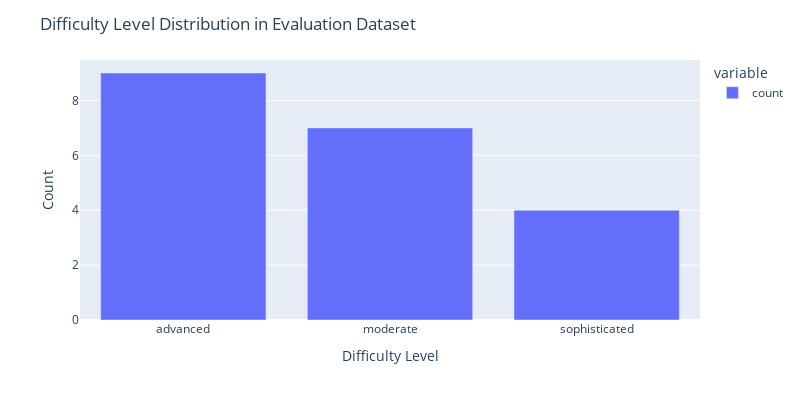

Notebook code for this chart:
### Code cell
# distrubution of difficulty levels in the evaluation dataset
fig_difficulty = px.bar(dataset_req_eval.to_pandas()["difficulty_level"].value_counts())
fig_difficulty.update_layout(
    width=800,
    height=400,
    title="Difficulty Level Distribution in Evaluation Dataset",
    xaxis_title="Difficulty Level",
    yaxis_title="Count",
)

### Figure 1 — Plotly figure (JSON) as saved in the notebook; plotly's stock layout.template omitted (floating-point values rounded to 4 significant figures)
{"data": [{"hovertemplate": "variable=count<br>difficulty_level=%{x}<br>value=%{y}<extra></extra>", "legendgroup": "count", "marker": {"color": "#636efa", "pattern": {"shape": ""}}, "name": "count", "orientation": "v", "showlegend": true, "textposition": "auto", "type": "bar", "x": ["advanced", "moderate", "sophisticated"], "xaxis": "x", "y": [9, 7, 4], "yaxis": "y"}], "layout": {"barmode": "relative", "height": 400, "legend": {"title": {"text": "variable"}, "tracegroupgap": 0}, "margin": {"t": 60}, "title": {"text": "Difficulty Level Distribution in Evaluation Dataset"}, "width": 800, "xaxis": {"anchor": "y", "domain": [0, 1], "title": {"text": "Difficulty Level"}}, "yaxis": {"anchor": "x", "domain": [0, 1], "title": {"text": "Count"}}}}
